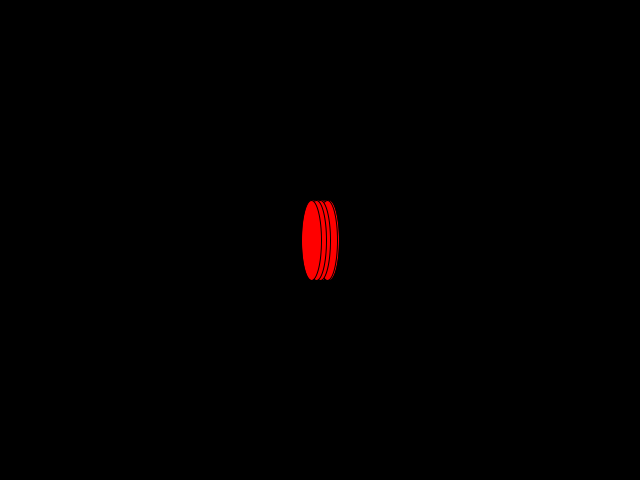
Frame 1 (no input)
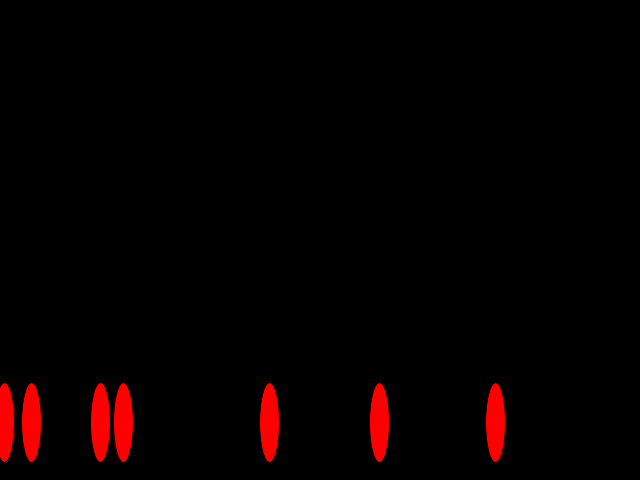
Frame 60 (the mouse pressed at the canvas centre just before this capture)
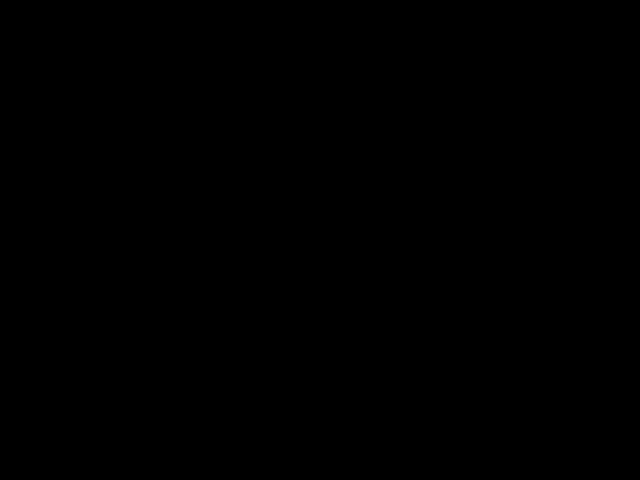
Frame 120 (the mouse held since frame 60 and released just before this capture)

The Processing sketch that drew these frames (run headless with seeded random() and noise(); from frame 60 on, the mouse is pressed at the canvas centre):

// Processing sketch: Main
// ── Main.pde
Particle[] particle;
int amount;

void setup()
{
  size(640, 480);
  
  amount = 10;
  
  particle = new Particle[amount];
  for(int i = 0; i<amount; i++)
  {
    float dirX = random(-10, 10);
    particle[i] = new Particle(320, 240, 20, 80, dirX, 0, color(255,0,0));
  }
}

void draw()
{
  background(0);
  for(int i = 0; i < amount; i++)
  {
    particle[i].draw();
  }
}
// ── Particle.pde
class Particle{
  color Color;
  float xPositie, yPositie;
  int particleWidth, particleHeight;
  float directionX, directionY;
  
  Particle(float xPositie, float yPositie, int particleWidth, int particleHeight, float directionX, float directionY, color Color){
    this.xPositie = xPositie;
    this.yPositie = yPositie;
    this.particleWidth = particleWidth;
    this.particleHeight = particleHeight;
    this.directionX = directionX;
    this.directionY = directionY;
    this.Color = Color;
  }
  
  void setup(){
    
  }
  
  void draw(){
    directionY += 0.1f;
    xPositie += directionX;
    yPositie += directionY;
    fill(Color);
    ellipse(xPositie, yPositie, particleWidth, particleHeight);
  }
}
// ── ParticleMini.pde
class ParticleMini{
  color Color;
  float xPositie, yPositie;
  float xPositieStart, yPositieStart;
  int particleWidth, particleHeight;
  float xRichting, yRichting;
  float levensDuur;
  double vorrigeTijd;
  double huidigeTijd;
  double verlopenTijd;
  
  ParticleMini(int particleWidth, int particleHeight, color Color){
    this.particleWidth = particleWidth;
    this.particleHeight = particleHeight;
    this.Color = Color;
    huidigeTijd = System.currentTimeMillis();
  }
  
  void setup(float xPositie, float yPositie){
    verlopenTijd = 0;
    this.xPositie = xPositie;
    this.yPositie = yPositie;
      
    float xRichting = random(-3, 3);
    float yRichting = random(-4, -3);
    float levensDuur = random(1, 2);
    
    this.levensDuur = levensDuur;
    this.xRichting = xRichting;
    this.yRichting = yRichting;
  }
  
  void draw(){
    yRichting += 0.1f;
    if(xPositie + xRichting > width - (particleWidth / 2) || xPositie + xRichting < 0 + (particleWidth / 2)){
      xRichting = -xRichting;
    }
    if(yPositie + yRichting > height - (particleHeight / 2) || yPositie + yRichting < 0 + (particleHeight / 2)){
      yRichting = -yRichting;
    }
    vorrigeTijd = huidigeTijd;
    huidigeTijd = System.currentTimeMillis();
    double deltaTijd = (huidigeTijd - vorrigeTijd) * 0.001d;
    verlopenTijd += deltaTijd;
    if(levensDuur < verlopenTijd)
    {
      xPositie = -100;
      yPositie = -100;
      xRichting = 0;
      yRichting = 0;
    }
    
    xPositie += xRichting;
    yPositie += yRichting;
    fill(Color);
    ellipse(xPositie, yPositie, particleWidth, particleHeight);
  }
}
